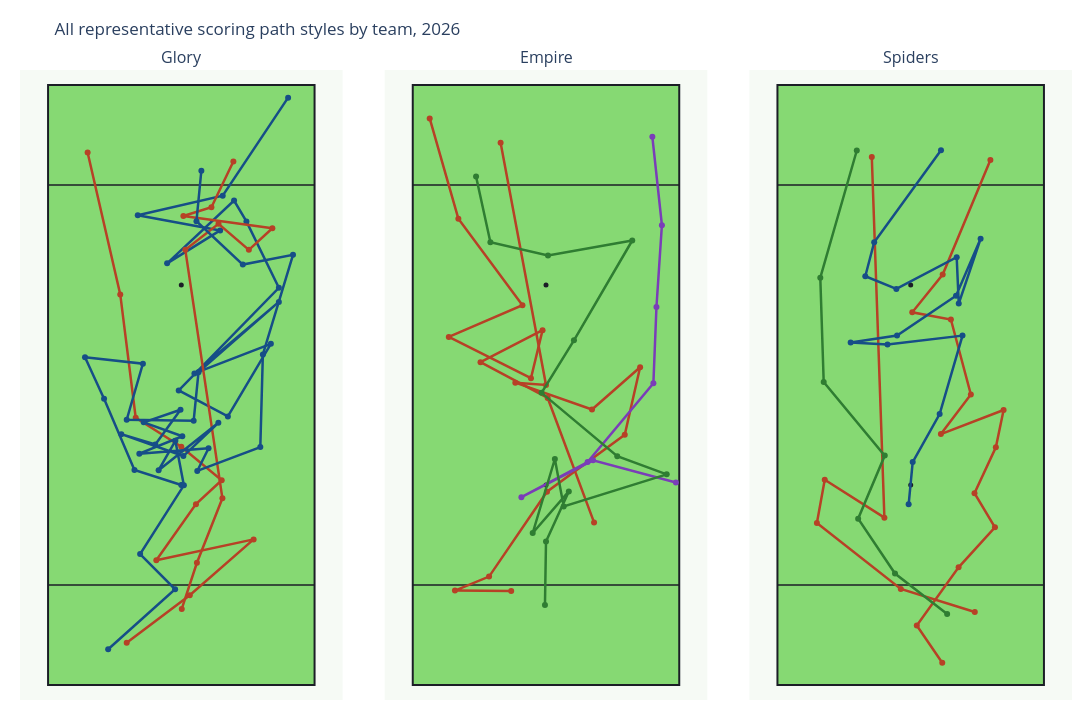

Source (notebook cell):
### Markdown cell above
### Optional: All Styles

This is busier, but useful as a quick overview after the one-style comparison makes sense.

### Code cell
all_styles_fig = plot_team_representative_path_grid(
    team_representative_paths,
    title=f"All representative scoring path styles by team, {SEASON}",
    style_filter=None,
    show_arrows=False,
)
all_styles_fig.show()

### Figure 1 — Plotly figure (JSON) as saved in the notebook; plotly's stock layout.template omitted (floating-point values rounded to 4 significant figures)
{"data": [{"hoverinfo": "skip", "marker": {"color": "#1B1E26", "size": 5}, "mode": "markers", "showlegend": false, "type": "scatter", "x": [0], "xaxis": "x", "y": [40], "yaxis": "y"}, {"hoverinfo": "skip", "marker": {"color": "#1B1E26", "size": 5}, "mode": "markers", "showlegend": false, "type": "scatter", "x": [0], "xaxis": "x", "y": [80], "yaxis": "y"}, {"hovertemplate": "Glory<br>methodical (path_cluster 0)<br>%{text}<extra></extra>", "line": {"color": "#b74126", "width": 2.5}, "marker": {"color": "#b74126", "size": 6}, "mode": "lines+markers", "name": "Glory - methodical (path_cluster 0)", "showlegend": false, "text": ["Start", "Throw 1<br>aEC: 0.063<br>CP: 98.2%<br>Distance: 15.8", "Throw 2<br>aEC: 0.051<br>CP: 97.8%<br>Distance: 17.0", "Throw 3<br>aEC: -0.007<br>CP: 97.7%<br>Distance: 19.9", "Throw 4<br>aEC: 0.086<br>CP: 98.0%<br>Distance: 13.7", "Throw 5<br>aEC: 0.038<br>CP: 98.9%<br>Distance: 7.0", "Throw 6<br>aEC: 0.065<br>CP: 98.4%<br>Distance: 10.5", "Throw 7<br>aEC: 0.054<br>CP: 98.3%<br>Distance: 10.8", "Throw 8<br>aEC: 0.264<br>CP: 91.1%<br>Distance: 24.8", "Throw 9<br>aEC: 0.387<br>CP: 88.7%<br>Distance: 29.1"], "type": "scatter", "x": [-10.92, 1.69, 14.46, -5.0, 2.93, 8.08, 0.0, -9.12, -12.21, -18.74], "xaxis": "x", "y": [8.43, 17.95, 29.12, 24.95, 36.17, 40.96, 47.65, 53.46, 78.11, 106.5], "yaxis": "y"}, {"hovertemplate": "Glory<br>reset-heavy (path_cluster 1)<br>%{text}<extra></extra>", "line": {"color": "#164e87", "width": 2.5}, "marker": {"color": "#164e87", "size": 6}, "mode": "lines+markers", "name": "Glory - reset-heavy (path_cluster 1)", "showlegend": false, "text": ["Start", "Throw 1<br>aEC: 0.030<br>CP: 98.6%<br>Distance: 9.8", "Throw 2<br>aEC: 0.171<br>CP: 97.0%<br>Distance: 15.5", "Throw 3<br>aEC: 0.094<br>CP: 98.4%<br>Distance: 9.1", "Throw 4<br>aEC: 0.038<br>CP: 97.6%<br>Distance: 11.7", "Throw 5<br>aEC: -0.178<br>CP: 98.5%<br>Distance: 11.7", "Throw 6<br>aEC: 0.006<br>CP: 98.0%<br>Distance: 13.4", "Throw 7<br>aEC: 0.151<br>CP: 98.2%<br>Distance: 9.8", "Throw 8<br>aEC: 0.167<br>CP: 95.9%<br>Distance: 21.3", "Throw 9<br>aEC: -0.173<br>CP: 95.8%<br>Distance: 22.1", "Throw 10<br>aEC: -0.123<br>CP: 97.9%<br>Distance: 15.8", "Throw 11<br>aEC: -0.190<br>CP: 97.5%<br>Distance: 16.9", "Throw 12<br>aEC: 0.091<br>CP: 98.1%<br>Distance: 11.1", "Throw 13<br>aEC: 0.287<br>CP: 92.6%<br>Distance: 28.7", "Throw 14<br>aEC: 0.257<br>CP: 95.0%<br>Distance: 14.8", "Throw 15<br>aEC: 0.062<br>CP: 97.8%<br>Distance: 4.8", "Throw 16<br>aEC: -0.180<br>CP: 95.4%<br>Distance: 18.4", "Throw 17<br>aEC: 0.100<br>CP: 96.8%<br>Distance: 12.5", "Throw 18<br>aEC: 0.043<br>CP: 95.1%<br>Distance: 16.8", "Throw 19<br>aEC: 0.053<br>CP: 94.4%<br>Distance: 17.4", "Throw 20<br>aEC: 0.307<br>CP: 91.2%<br>Distance: 23.6"], "type": "scatter", "x": [0.0, -9.37, -15.45, -19.26, -7.68, -10.92, 2.47, 3.44, 19.51, 2.62, 17.91, 9.31, -0.52, 19.51, 13.02, 10.55, -2.84, 7.77, -8.71, 8.28, 21.36], "xaxis": "x", "y": [40.0, 43.01, 57.27, 65.55, 64.27, 53.05, 52.84, 62.57, 76.62, 62.31, 68.23, 53.72, 58.91, 79.45, 92.72, 96.89, 84.33, 90.92, 93.96, 97.87, 117.5], "yaxis": "y"}, {"hovertemplate": "Glory<br>huck score (path_cluster 2)<br>%{text}<extra></extra>", "line": {"color": "#b74126", "width": 2.5}, "marker": {"color": "#b74126", "size": 6}, "mode": "lines+markers", "name": "Glory - huck score (path_cluster 2)", "showlegend": false, "text": ["Start", "Throw 1<br>aEC: 0.060<br>CP: 98.9%<br>Distance: 9.7", "Throw 2<br>aEC: 0.098<br>CP: 97.9%<br>Distance: 13.9", "Throw 3<br>aEC: 0.545<br>CP: 68.6%<br>Distance: 50.2", "Throw 4<br>aEC: -0.047<br>CP: 97.7%<br>Distance: 8.2", "Throw 5<br>aEC: -0.063<br>CP: 98.0%<br>Distance: 8.0", "Throw 6<br>aEC: 0.032<br>CP: 98.3%<br>Distance: 6.4", "Throw 7<br>aEC: -0.041<br>CP: 93.5%<br>Distance: 18.8", "Throw 8<br>aEC: 0.018<br>CP: 98.0%<br>Distance: 5.9", "Throw 9<br>aEC: 0.228<br>CP: 96.2%<br>Distance: 11.4"], "type": "scatter", "x": [0.09, 3.12, 8.22, 0.8, 7.44, 13.51, 18.21, 0.41, 6.02, 10.41], "xaxis": "x", "y": [15.22, 24.45, 37.35, 87.03, 92.25, 87.03, 91.35, 93.8, 95.54, 104.7], "yaxis": "y"}, {"hovertemplate": "Glory<br>reset-heavy (path_cluster 3)<br>%{text}<extra></extra>", "line": {"color": "#164e87", "width": 2.5}, "marker": {"color": "#164e87", "size": 6}, "mode": "lines+markers", "name": "Glory - reset-heavy (path_cluster 3)", "showlegend": false, "text": ["Start", "Throw 1<br>aEC: 0.088<br>CP: 97.5%<br>Distance: 18.0", "Throw 2<br>aEC: 0.042<br>CP: 98.8%<br>Distance: 9.9", "Throw 3<br>aEC: 0.108<br>CP: 97.3%<br>Distance: 16.3", "Throw 4<br>aEC: 0.080<br>CP: 98.6%<br>Distance: 9.1", "Throw 5<br>aEC: -0.055<br>CP: 99.1%<br>Distance: 6.8", "Throw 6<br>aEC: 0.087<br>CP: 97.3%<br>Distance: 15.2", "Throw 7<br>aEC: -0.061<br>CP: 98.9%<br>Distance: 9.6", "Throw 8<br>aEC: 0.032<br>CP: 98.0%<br>Distance: 13.2", "Throw 9<br>aEC: -0.012<br>CP: 98.9%<br>Distance: 7.1", "Throw 10<br>aEC: 0.069<br>CP: 98.5%<br>Distance: 8.6", "Throw 11<br>aEC: -0.028<br>CP: 98.9%<br>Distance: 7.8", "Throw 12<br>aEC: -0.025<br>CP: 98.9%<br>Distance: 8.2", "Throw 13<br>aEC: -0.036<br>CP: 98.8%<br>Distance: 9.3", "Throw 14<br>aEC: 0.012<br>CP: 98.0%<br>Distance: 13.9", "Throw 15<br>aEC: -0.040<br>CP: 99.2%<br>Distance: 5.1", "Throw 16<br>aEC: 0.015<br>CP: 98.3%<br>Distance: 13.5", "Throw 17<br>aEC: 0.190<br>CP: 95.4%<br>Distance: 18.5", "Throw 18<br>aEC: 0.182<br>CP: 93.5%<br>Distance: 20.8", "Throw 19<br>aEC: 0.026<br>CP: 97.0%<br>Distance: 10.2", "Throw 20<br>aEC: 0.087<br>CP: 96.4%<br>Distance: 12.7", "Throw 21<br>aEC: 0.227<br>CP: 96.9%<br>Distance: 10.1"], "type": "scatter", "x": [-14.63, -1.24, -8.24, 0.51, -1.19, -4.54, 7.41, 0.41, -12.0, -5.2, -0.16, -7.52, 0.2, -8.4, 5.45, 3.19, 15.8, 16.31, 22.34, 12.3, 3.03, 4.01], "xaxis": "x", "y": [7.15, 19.14, 26.19, 39.93, 48.83, 42.96, 52.43, 45.79, 50.17, 48.11, 55.06, 52.53, 49.75, 46.26, 47.34, 42.81, 47.59, 66.12, 86.03, 84.08, 92.77, 102.9], "yaxis": "y"}, {"hoverinfo": "skip", "marker": {"color": "#1B1E26", "size": 5}, "mode": "markers", "showlegend": false, "type": "scatter", "x": [0], "xaxis": "x2", "y": [40], "yaxis": "y2"}, {"hoverinfo": "skip", "marker": {"color": "#1B1E26", "size": 5}, "mode": "markers", "showlegend": false, "type": "scatter", "x": [0], "xaxis": "x2", "y": [80], "yaxis": "y2"}, {"hovertemplate": "Empire<br>methodical (path_cluster 0)<br>%{text}<extra></extra>", "line": {"color": "#b74126", "width": 2.5}, "marker": {"color": "#b74126", "size": 6}, "mode": "lines+markers", "name": "Empire - methodical (path_cluster 0)", "showlegend": false, "text": ["Start", "Throw 1<br>aEC: 0.280<br>CP: 91.7%<br>Distance: 26.6", "Throw 2<br>aEC: 0.079<br>CP: 97.2%<br>Distance: 15.2", "Throw 3<br>aEC: 0.097<br>CP: 97.0%<br>Distance: 14.0", "Throw 4<br>aEC: -0.126<br>CP: 98.7%<br>Distance: 9.9", "Throw 5<br>aEC: 0.059<br>CP: 97.1%<br>Distance: 18.4", "Throw 6<br>aEC: 0.133<br>CP: 95.7%<br>Distance: 16.0", "Throw 7<br>aEC: 0.193<br>CP: 94.4%<br>Distance: 21.5", "Throw 8<br>aEC: 0.299<br>CP: 89.3%<br>Distance: 20.8"], "type": "scatter", "x": [9.61, 0.34, -13.1, -0.69, -3.01, -19.44, -4.71, -17.53, -23.26], "xaxis": "x2", "y": [32.52, 57.4, 64.56, 70.97, 61.36, 69.61, 75.95, 93.27, 113.3], "yaxis": "y2"}, {"hovertemplate": "Empire<br>huck score (path_cluster 1)<br>%{text}<extra></extra>", "line": {"color": "#b74126", "width": 2.5}, "marker": {"color": "#b74126", "size": 6}, "mode": "lines+markers", "name": "Empire - huck score (path_cluster 1)", "showlegend": false, "text": ["Start", "Throw 1<br>aEC: -0.046<br>CP: 99.2%<br>Distance: 11.3", "Throw 2<br>aEC: 0.058<br>CP: 98.9%<br>Distance: 7.4", "Throw 3<br>aEC: 0.138<br>CP: 95.9%<br>Distance: 20.6", "Throw 4<br>aEC: 0.077<br>CP: 96.8%<br>Distance: 19.3", "Throw 5<br>aEC: 0.126<br>CP: 97.5%<br>Distance: 13.8", "Throw 6<br>aEC: -0.049<br>CP: 98.0%<br>Distance: 12.8", "Throw 7<br>aEC: 0.061<br>CP: 97.0%<br>Distance: 16.3", "Throw 8<br>aEC: -0.004<br>CP: 98.9%<br>Distance: 6.2", "Throw 9<br>aEC: 0.593<br>CP: 69.5%<br>Distance: 49.3"], "type": "scatter", "x": [-6.96, -18.21, -11.39, 0.2, 15.75, 18.82, 9.2, -6.14, 0.0, -9.08], "xaxis": "x2", "y": [18.81, 18.88, 21.68, 38.65, 50.04, 63.54, 55.09, 60.47, 60.0, 108.5], "yaxis": "y2"}, {"hovertemplate": "Empire<br>mixed (path_cluster 2)<br>%{text}<extra></extra>", "line": {"color": "#7a3db8", "width": 2.5}, "marker": {"color": "#7a3db8", "size": 6}, "mode": "lines+markers", "name": "Empire - mixed (path_cluster 2)", "showlegend": false, "text": ["Start", "Throw 1<br>aEC: 0.221<br>CP: 96.0%<br>Distance: 17.2", "Throw 2<br>aEC: -0.065<br>CP: 98.2%<br>Distance: 16.1", "Throw 3<br>aEC: 0.063<br>CP: 97.7%<br>Distance: 15.0", "Throw 4<br>aEC: 0.091<br>CP: 96.1%<br>Distance: 20.5", "Throw 5<br>aEC: 0.189<br>CP: 96.0%<br>Distance: 15.3", "Throw 6<br>aEC: 0.193<br>CP: 93.7%<br>Distance: 16.4", "Throw 7<br>aEC: 0.310<br>CP: 93.1%<br>Distance: 17.8"], "type": "scatter", "x": [25.98, 9.41, -4.92, 8.32, 21.48, 22.09, 23.18, 21.27], "xaxis": "x2", "y": [40.5, 44.93, 37.56, 44.59, 60.34, 75.61, 91.97, 109.6], "yaxis": "y2"}, {"hovertemplate": "Empire<br>methodical (path_cluster 3)<br>%{text}<extra></extra>", "line": {"color": "#2f7d32", "width": 2.5}, "marker": {"color": "#2f7d32", "size": 6}, "mode": "lines+markers", "name": "Empire - methodical (path_cluster 3)", "showlegend": false, "text": ["Start", "Throw 1<br>aEC: 0.083<br>CP: 98.4%<br>Distance: 12.7", "Throw 2<br>aEC: 0.078<br>CP: 98.4%<br>Distance: 11.0", "Throw 3<br>aEC: -0.067<br>CP: 99.0%<br>Distance: 11.0", "Throw 4<br>aEC: 0.127<br>CP: 97.4%<br>Distance: 15.4", "Throw 5<br>aEC: -0.086<br>CP: 99.1%<br>Distance: 9.6", "Throw 6<br>aEC: -0.081<br>CP: 95.3%<br>Distance: 21.6", "Throw 7<br>aEC: 0.153<br>CP: 98.0%<br>Distance: 10.5", "Throw 8<br>aEC: 0.256<br>CP: 91.0%<br>Distance: 27.3", "Throw 9<br>aEC: 0.130<br>CP: 97.6%<br>Distance: 12.3", "Throw 10<br>aEC: 0.237<br>CP: 93.7%<br>Distance: 23.1", "Throw 11<br>aEC: 0.127<br>CP: 94.7%<br>Distance: 18.2", "Throw 12<br>aEC: 0.031<br>CP: 97.1%<br>Distance: 11.8", "Throw 13<br>aEC: 0.437<br>CP: 95.6%<br>Distance: 13.5"], "type": "scatter", "x": [-0.21, 0.0, 4.56, -2.66, 1.77, 3.54, 24.14, 14.25, -0.89, 5.59, 17.25, 0.4, -11.12, -13.99], "xaxis": "x2", "y": [16.02, 28.7, 38.72, 30.4, 45.2, 35.72, 42.13, 45.75, 58.43, 68.93, 88.9, 85.9, 88.56, 101.7], "yaxis": "y2"}, {"hoverinfo": "skip", "marker": {"color": "#1B1E26", "size": 5}, "mode": "markers", "showlegend": false, "type": "scatter", "x": [0], "xaxis": "x3", "y": [40], "yaxis": "y3"}, {"hoverinfo": "skip", "marker": {"color": "#1B1E26", "size": 5}, "mode": "markers", "showlegend": false, "type": "scatter", "x": [0], "xaxis": "x3", "y": [80], "yaxis": "y3"}, {"hovertemplate": "Spiders<br>methodical (path_cluster 0)<br>%{text}<extra></extra>", "line": {"color": "#b74126", "width": 2.5}, "marker": {"color": "#b74126", "size": 6}, "mode": "lines+markers", "name": "Spiders - methodical (path_cluster 0)", "showlegend": false, "text": ["Start", "Throw 1<br>aEC: 0.038<br>CP: 99.1%<br>Distance: 9.0", "Throw 2<br>aEC: 0.061<br>CP: 98.2%<br>Distance: 14.3", "Throw 3<br>aEC: 0.021<br>CP: 98.8%<br>Distance: 10.8", "Throw 4<br>aEC: 0.078<br>CP: 98.6%<br>Distance: 8.0", "Throw 5<br>aEC: 0.058<br>CP: 98.5%<br>Distance: 10.1", "Throw 6<br>aEC: 0.064<br>CP: 98.7%<br>Distance: 7.6", "Throw 7<br>aEC: -0.001<br>CP: 97.9%<br>Distance: 13.4", "Throw 8<br>aEC: 0.075<br>CP: 98.2%<br>Distance: 9.9", "Throw 9<br>aEC: 0.186<br>CP: 96.0%<br>Distance: 15.5", "Throw 10<br>aEC: 0.021<br>CP: 98.4%<br>Distance: 7.9", "Throw 11<br>aEC: 0.094<br>CP: 97.8%<br>Distance: 9.7", "Throw 12<br>aEC: 0.445<br>CP: 91.0%<br>Distance: 24.8"], "type": "scatter", "x": [6.31, 1.22, 9.58, 16.85, 12.76, 17.03, 18.58, 6.04, 12.03, 8.04, 0.31, 6.4, 15.94], "xaxis": "x3", "y": [4.45, 11.9, 23.54, 31.54, 38.36, 47.54, 55.0, 50.18, 58.09, 73.09, 74.54, 82.09, 105.0], "yaxis": "y3"}, {"hovertemplate": "Spiders<br>huck score (path_cluster 1)<br>%{text}<extra></extra>", "line": {"color": "#b74126", "width": 2.5}, "marker": {"color": "#b74126", "size": 6}, "mode": "lines+markers", "name": "Spiders - huck score (path_cluster 1)", "showlegend": false, "text": ["Start", "Throw 1<br>aEC: 0.045<br>CP: 98.3%<br>Distance: 15.5", "Throw 2<br>aEC: 0.041<br>CP: 97.4%<br>Distance: 21.3", "Throw 3<br>aEC: 0.091<br>CP: 98.6%<br>Distance: 8.8", "Throw 4<br>aEC: -0.029<br>CP: 98.3%<br>Distance: 14.1", "Throw 5<br>aEC: 0.858<br>CP: 54.9%<br>Distance: 72.2"], "type": "scatter", "x": [12.82, -1.98, -18.76, -17.19, -5.26, -7.78], "xaxis": "x3", "y": [14.59, 19.22, 32.38, 41.04, 33.47, 105.6], "yaxis": "y3"}, {"hovertemplate": "Spiders<br>reset-heavy (path_cluster 2)<br>%{text}<extra></extra>", "line": {"color": "#164e87", "width": 2.5}, "marker": {"color": "#164e87", "size": 6}, "mode": "lines+markers", "name": "Spiders - reset-heavy (path_cluster 2)", "showlegend": false, "text": ["Start", "Throw 1<br>aEC: 0.092<br>CP: 98.7%<br>Distance: 8.5", "Throw 2<br>aEC: 0.115<br>CP: 98.1%<br>Distance: 11.0", "Throw 3<br>aEC: 0.205<br>CP: 96.2%<br>Distance: 16.3", "Throw 4<br>aEC: -0.019<br>CP: 97.3%<br>Distance: 15.1", "Throw 5<br>aEC: -0.003<br>CP: 98.5%<br>Distance: 7.4", "Throw 6<br>aEC: 0.028<br>CP: 98.1%<br>Distance: 9.4", "Throw 7<br>aEC: 0.105<br>CP: 96.9%<br>Distance: 14.2", "Throw 8<br>aEC: 0.137<br>CP: 96.8%<br>Distance: 12.4", "Throw 9<br>aEC: -0.159<br>CP: 97.1%<br>Distance: 13.7", "Throw 10<br>aEC: 0.122<br>CP: 97.5%<br>Distance: 9.3", "Throw 11<br>aEC: -0.079<br>CP: 97.2%<br>Distance: 13.6", "Throw 12<br>aEC: 0.031<br>CP: 98.3%<br>Distance: 6.7", "Throw 13<br>aEC: 0.087<br>CP: 97.9%<br>Distance: 7.0", "Throw 14<br>aEC: 0.341<br>CP: 91.0%<br>Distance: 22.7"], "type": "scatter", "x": [-0.41, 0.4, 5.79, 10.36, -4.64, -12.01, -2.73, 9.07, 13.98, 9.61, 9.2, -2.87, -9.08, -7.3, 6.06], "xaxis": "x3", "y": [36.13, 44.59, 54.2, 69.88, 68.11, 68.52, 69.88, 77.86, 89.25, 76.29, 85.56, 79.22, 81.75, 88.56, 107.0], "yaxis": "y3"}, {"hovertemplate": "Spiders<br>mixed (path_cluster 3)<br>%{text}<extra></extra>", "line": {"color": "#2f7d32", "width": 2.5}, "marker": {"color": "#2f7d32", "size": 6}, "mode": "lines+markers", "name": "Spiders - mixed (path_cluster 3)", "showlegend": false, "text": ["Start", "Throw 1<br>aEC: 0.059<br>CP: 98.5%<br>Distance: 13.2", "Throw 2<br>aEC: 0.082<br>CP: 98.1%<br>Distance: 13.2", "Throw 3<br>aEC: 0.129<br>CP: 97.5%<br>Distance: 13.7", "Throw 4<br>aEC: 0.134<br>CP: 96.5%<br>Distance: 19.1", "Throw 5<br>aEC: 0.261<br>CP: 94.1%<br>Distance: 20.9", "Throw 6<br>aEC: 0.405<br>CP: 86.0%<br>Distance: 26.5"], "type": "scatter", "x": [7.29, -3.14, -10.51, -5.19, -17.4, -18.08, -10.78], "xaxis": "x3", "y": [14.18, 22.29, 33.27, 45.88, 60.61, 81.47, 106.9], "yaxis": "y3"}], "layout": {"annotations": [{"font": {"size": 16}, "showarrow": false, "text": "Glory", "x": 0.1533, "xanchor": "center", "xref": "paper", "y": 1, "yanchor": "bottom", "yref": "paper"}, {"font": {"size": 16}, "showarrow": false, "text": "Empire", "x": 0.5, "xanchor": "center", "xref": "paper", "y": 1, "yanchor": "bottom", "yref": "paper"}, {"font": {"size": 16}, "showarrow": false, "text": "Spiders", "x": 0.8467, "xanchor": "center", "xref": "paper", "y": 1, "yanchor": "bottom", "yref": "paper"}], "height": 720, "margin": {"b": 20, "l": 20, "r": 20, "t": 70}, "paper_bgcolor": "white", "plot_bgcolor": "#f6faf5", "shapes": [{"fillcolor": "#86d973", "layer": "below", "line": {"color": "#1B1E26", "width": 2}, "type": "rect", "x0": -26.65, "x1": 26.65, "xref": "x", "y0": 0, "y1": 120, "yref": "y"}, {"layer": "below", "line": {"color": "#1B1E26", "width": 1.5}, "type": "line", "x0": -26.65, "x1": 26.65, "xref": "x", "y0": 20, "y1": 20, "yref": "y"}, {"layer": "below", "line": {"color": "#1B1E26", "width": 1.5}, "type": "line", "x0": -26.65, "x1": 26.65, "xref": "x", "y0": 100, "y1": 100, "yref": "y"}, {"fillcolor": "#86d973", "layer": "below", "line": {"color": "#1B1E26", "width": 2}, "type": "rect", "x0": -26.65, "x1": 26.65, "xref": "x2", "y0": 0, "y1": 120, "yref": "y2"}, {"layer": "below", "line": {"color": "#1B1E26", "width": 1.5}, "type": "line", "x0": -26.65, "x1": 26.65, "xref": "x2", "y0": 20, "y1": 20, "yref": "y2"}, {"layer": "below", "line": {"color": "#1B1E26", "width": 1.5}, "type": "line", "x0": -26.65, "x1": 26.65, "xref": "x2", "y0": 100, "y1": 100, "yref": "y2"}, {"fillcolor": "#86d973", "layer": "below", "line": {"color": "#1B1E26", "width": 2}, "type": "rect", "x0": -26.65, "x1": 26.65, "xref": "x3", "y0": 0, "y1": 120, "yref": "y3"}, {"layer": "below", "line": {"color": "#1B1E26", "width": 1.5}, "type": "line", "x0": -26.65, "x1": 26.65, "xref": "x3", "y0": 20, "y1": 20, "yref": "y3"}, {"layer": "below", "line": {"color": "#1B1E26", "width": 1.5}, "type": "line", "x0": -26.65, "x1": 26.65, "xref": "x3", "y0": 100, "y1": 100, "yref": "y3"}], "title": {"text": "All representative scoring path styles by team, 2026"}, "width": 1140, "xaxis": {"anchor": "y", "domain": [0, 0.3067], "range": [-31.65, 31.65], "scaleanchor": "y", "scaleratio": 1, "showgrid": false, "visible": false, "zeroline": false}, "xaxis2": {"anchor": "y2", "domain": [0.3467, 0.6533], "range": [-31.65, 31.65], "scaleanchor": "y2", "scaleratio": 1, "showgrid": false, "visible": false, "zeroline": false}, "xaxis3": {"anchor": "y3", "domain": [0.6933, 1], "range": [-31.65, 31.65], "scaleanchor": "y3", "scaleratio": 1, "showgrid": false, "visible": false, "zeroline": false}, "yaxis": {"anchor": "x", "domain": [0, 1], "range": [-3, 123], "showgrid": false, "visible": false, "zeroline": false}, "yaxis2": {"anchor": "x2", "domain": [0, 1], "range": [-3, 123], "showgrid": false, "visible": false, "zeroline": false}, "yaxis3": {"anchor": "x3", "domain": [0, 1], "range": [-3, 123], "showgrid": false, "visible": false, "zeroline": false}}}
